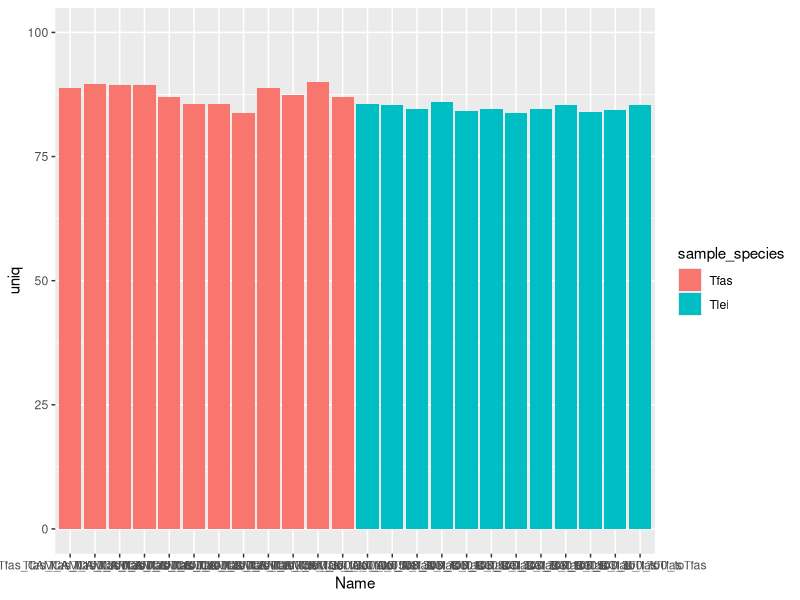
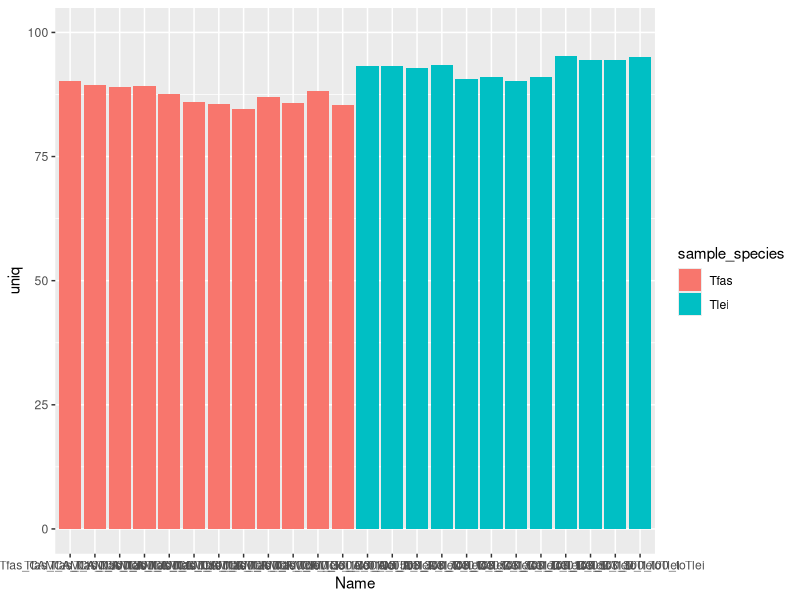
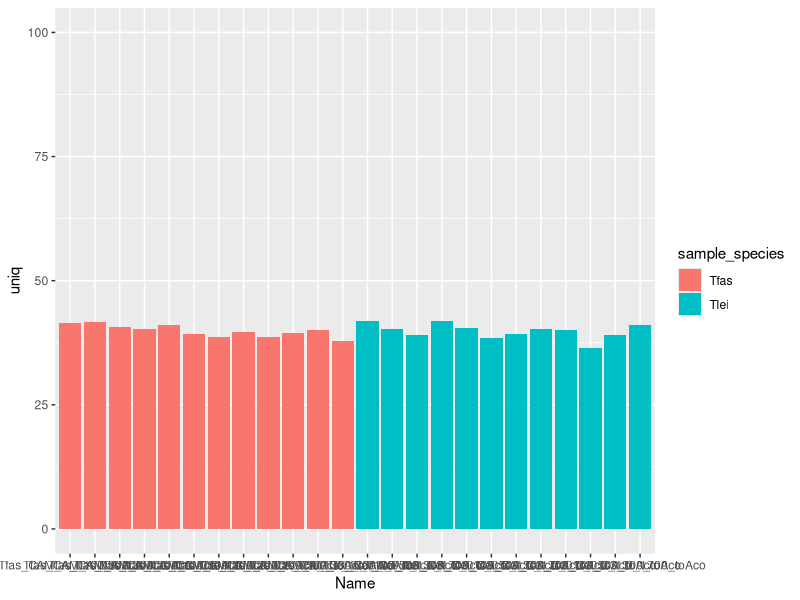

The R source for these figures, in order:
setwd('/Users/clara/Documents/GitHub/Tillandsia-compgenomics/7. Rna-seq experiment 6 timepoints/')
library(ggplot2)

maptest <- read.delim('mapping_stats.txt', header = T, sep = " ")
summary(maptest)

maptest$ref_genome <- rep(c("A.comosus", "T.fasciculata", "T.leiboldiana"), times = 24)
maptest$sample_species <- c(rep(c("Tfas"), times = 36), rep(c("Tlei"), times = 36))

# Barely any reference bias in T. fasciculata
mean(maptest[maptest$ref_genome == "T.fasciculata" & maptest$sample_species == "Tfas", 3]) # 87.7 %
mean(maptest[maptest$ref_genome == "T.leiboldiana" & maptest$sample_species == "Tfas", 3]) # 87.3 %

# Clear reference bias in T. leiboldiana
mean(maptest[maptest$ref_genome == "T.fasciculata" & maptest$sample_species == "Tlei", 3]) # 84.8 %
mean(maptest[maptest$ref_genome == "T.leiboldiana" & maptest$sample_species == "Tlei", 3]) # 92.9 %

# Multi-mappers: Higher in T. fasciculata than in T. leiboldiana, however, opposite species 
# has higher multimappers to the reference genome.
mean(maptest[maptest$ref_genome == "T.fasciculata",5]) # 7.7 %
mean(maptest[maptest$ref_genome == "T.fasciculata" & maptest$sample_species == "Tlei", 5]) # 8.12 %
mean(maptest[maptest$ref_genome == "T.fasciculata" & maptest$sample_species == "Tfas", 5]) # 7.24 %
mean(maptest[maptest$ref_genome == "T.leiboldiana",5]) # 4.77 %
mean(maptest[maptest$ref_genome == "T.leiboldiana" & maptest$sample_species == "Tlei", 5]) # 4.1 %
mean(maptest[maptest$ref_genome == "T.leiboldiana" & maptest$sample_species == "Tfas", 5]) # 5.48 %


ggplot(data = maptest[maptest$ref_genome == "T.fasciculata",], aes(x=Name, y=uniq, fill=sample_species)) +
  geom_bar(stat="identity") + ylim(c(0,100))
ggplot(data = maptest[maptest$ref_genome == "T.leiboldiana",], aes(x=Name, y=uniq, fill=sample_species)) +
  geom_bar(stat="identity") + ylim(c(0,100))
ggplot(data = maptest[maptest$ref_genome == "A.comosus",], aes(x=Name, y=uniq, fill=sample_species)) +
  geom_bar(stat="identity") + ylim(c(0,100))
